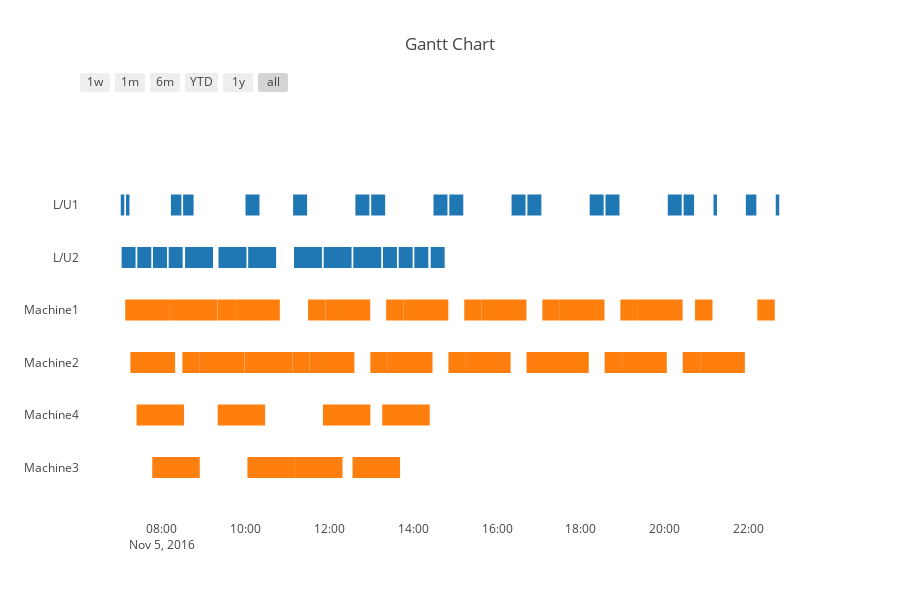

The notebook cell this image was saved under:
### Code cell
simstat["Task"] = simstat["StationGroup"] + simstat["StationNum"].apply(str)
simstat["Start"] = simstat["StartUTC"]
simstat["Finish"] = simstat["EndUTC"]
plotly.offline.iplot(ff.create_gantt(simstat, index_col="StationGroup", group_tasks=True))

### Figure 1 — Plotly figure (JSON) as saved in the notebook; plotly's stock layout.template omitted (floating-point values rounded to 4 significant figures)
{"data": [{"marker": {"color": "white"}, "name": "", "x": ["2016-11-05 07:01:14", "2016-11-05 07:06:14"], "y": [5, 5]}, {"marker": {"color": "white"}, "name": "", "x": ["2016-11-05 07:02:28", "2016-11-05 07:22:28"], "y": [4, 4]}, {"marker": {"color": "white"}, "name": "", "x": ["2016-11-05 07:07:38", "2016-11-05 08:11:38"], "y": [3, 3]}, {"marker": {"color": "white"}, "name": "", "x": ["2016-11-05 07:08:42", "2016-11-05 07:13:42"], "y": [5, 5]}, {"marker": {"color": "white"}, "name": "", "x": ["2016-11-05 07:15:06", "2016-11-05 08:19:06"], "y": [2, 2]}, {"marker": {"color": "white"}, "name": "", "x": ["2016-11-05 07:23:52", "2016-11-05 08:31:52"], "y": [1, 1]}, {"marker": {"color": "white"}, "name": "", "x": ["2016-11-05 07:24:56", "2016-11-05 07:44:56"], "y": [4, 4]}, {"marker": {"color": "white"}, "name": "", "x": ["2016-11-05 07:46:20", "2016-11-05 08:54:20"], "y": [0, 0]}, {"marker": {"color": "white"}, "name": "", "x": ["2016-11-05 07:47:24", "2016-11-05 08:07:24"], "y": [4, 4]}, {"marker": {"color": "white"}, "name": "", "x": ["2016-11-05 08:09:52", "2016-11-05 08:29:52"], "y": [4, 4]}, {"marker": {"color": "white"}, "name": "", "x": ["2016-11-05 08:11:48", "2016-11-05 09:19:48"], "y": [3, 3]}, {"marker": {"color": "white"}, "name": "", "x": ["2016-11-05 08:13:02", "2016-11-05 08:28:02"], "y": [5, 5]}, {"marker": {"color": "white"}, "name": "", "x": ["2016-11-05 08:29:26", "2016-11-05 08:54:26"], "y": [2, 2]}, {"marker": {"color": "white"}, "name": "", "x": ["2016-11-05 08:30:30", "2016-11-05 08:45:30"], "y": [5, 5]}, {"marker": {"color": "white"}, "name": "", "x": ["2016-11-05 08:33:16", "2016-11-05 09:13:16"], "y": [4, 4]}, {"marker": {"color": "white"}, "name": "", "x": ["2016-11-05 08:54:26", "2016-11-05 09:58:26"], "y": [2, 2]}, {"marker": {"color": "white"}, "name": "", "x": ["2016-11-05 09:19:58", "2016-11-05 09:44:58"], "y": [3, 3]}, {"marker": {"color": "white"}, "name": "", "x": ["2016-11-05 09:19:58", "2016-11-05 10:27:58"], "y": [1, 1]}, {"marker": {"color": "white"}, "name": "", "x": ["2016-11-05 09:21:12", "2016-11-05 10:01:12"], "y": [4, 4]}, {"marker": {"color": "white"}, "name": "", "x": ["2016-11-05 09:44:58", "2016-11-05 10:48:58"], "y": [3, 3]}, {"marker": {"color": "white"}, "name": "", "x": ["2016-11-05 09:58:36", "2016-11-05 11:06:36"], "y": [2, 2]}, {"marker": {"color": "white"}, "name": "", "x": ["2016-11-05 09:59:50", "2016-11-05 10:19:50"], "y": [5, 5]}, {"marker": {"color": "white"}, "name": "", "x": ["2016-11-05 10:02:36", "2016-11-05 11:10:36"], "y": [0, 0]}, {"marker": {"color": "white"}, "name": "", "x": ["2016-11-05 10:03:40", "2016-11-05 10:43:40"], "y": [4, 4]}, {"marker": {"color": "white"}, "name": "", "x": ["2016-11-05 11:06:46", "2016-11-05 11:31:46"], "y": [2, 2]}, {"marker": {"color": "white"}, "name": "", "x": ["2016-11-05 11:08:00", "2016-11-05 11:28:00"], "y": [5, 5]}, {"marker": {"color": "white"}, "name": "", "x": ["2016-11-05 11:09:14", "2016-11-05 11:49:14"], "y": [4, 4]}, {"marker": {"color": "white"}, "name": "", "x": ["2016-11-05 11:10:46", "2016-11-05 12:18:46"], "y": [0, 0]}, {"marker": {"color": "white"}, "name": "", "x": ["2016-11-05 11:29:24", "2016-11-05 11:54:24"], "y": [3, 3]}, {"marker": {"color": "white"}, "name": "", "x": ["2016-11-05 11:31:46", "2016-11-05 12:35:46"], "y": [2, 2]}, {"marker": {"color": "white"}, "name": "", "x": ["2016-11-05 11:50:38", "2016-11-05 12:58:38"], "y": [1, 1]}, {"marker": {"color": "white"}, "name": "", "x": ["2016-11-05 11:51:42", "2016-11-05 12:31:42"], "y": [4, 4]}, {"marker": {"color": "white"}, "name": "", "x": ["2016-11-05 11:54:24", "2016-11-05 12:58:24"], "y": [3, 3]}, {"marker": {"color": "white"}, "name": "", "x": ["2016-11-05 12:33:06", "2016-11-05 13:41:06"], "y": [0, 0]}, {"marker": {"color": "white"}, "name": "", "x": ["2016-11-05 12:34:10", "2016-11-05 13:14:10"], "y": [4, 4]}, {"marker": {"color": "white"}, "name": "", "x": ["2016-11-05 12:37:10", "2016-11-05 12:57:10"], "y": [5, 5]}, {"marker": {"color": "white"}, "name": "", "x": ["2016-11-05 12:58:34", "2016-11-05 13:23:34"], "y": [2, 2]}, {"marker": {"color": "white"}, "name": "", "x": ["2016-11-05 12:59:48", "2016-11-05 13:19:48"], "y": [5, 5]}, {"marker": {"color": "white"}, "name": "", "x": ["2016-11-05 13:15:34", "2016-11-05 14:23:34"], "y": [1, 1]}, {"marker": {"color": "white"}, "name": "", "x": ["2016-11-05 13:16:38", "2016-11-05 13:36:38"], "y": [4, 4]}, {"marker": {"color": "white"}, "name": "", "x": ["2016-11-05 13:21:12", "2016-11-05 13:46:12"], "y": [3, 3]}, {"marker": {"color": "white"}, "name": "", "x": ["2016-11-05 13:23:34", "2016-11-05 14:27:34"], "y": [2, 2]}, {"marker": {"color": "white"}, "name": "", "x": ["2016-11-05 13:39:06", "2016-11-05 13:59:06"], "y": [4, 4]}, {"marker": {"color": "white"}, "name": "", "x": ["2016-11-05 13:46:12", "2016-11-05 14:50:12"], "y": [3, 3]}, {"marker": {"color": "white"}, "name": "", "x": ["2016-11-05 14:01:34", "2016-11-05 14:21:34"], "y": [4, 4]}, {"marker": {"color": "white"}, "name": "", "x": ["2016-11-05 14:24:58", "2016-11-05 14:44:58"], "y": [4, 4]}, {"marker": {"color": "white"}, "name": "", "x": ["2016-11-05 14:28:58", "2016-11-05 14:48:58"], "y": [5, 5]}, {"marker": {"color": "white"}, "name": "", "x": ["2016-11-05 14:50:22", "2016-11-05 15:15:22"], "y": [2, 2]}, {"marker": {"color": "white"}, "name": "", "x": ["2016-11-05 14:51:36", "2016-11-05 15:11:36"], "y": [5, 5]}, {"marker": {"color": "white"}, "name": "", "x": ["2016-11-05 15:13:00", "2016-11-05 15:38:00"], "y": [3, 3]}, {"marker": {"color": "white"}, "name": "", "x": ["2016-11-05 15:15:22", "2016-11-05 16:19:22"], "y": [2, 2]}, {"marker": {"color": "white"}, "name": "", "x": ["2016-11-05 15:38:00", "2016-11-05 16:42:00"], "y": [3, 3]}, {"marker": {"color": "white"}, "name": "", "x": ["2016-11-05 16:20:46", "2016-11-05 16:40:46"], "y": [5, 5]}, {"marker": {"color": "white"}, "name": "", "x": ["2016-11-05 16:42:10", "2016-11-05 17:07:10"], "y": [2, 2]}, {"marker": {"color": "white"}, "name": "", "x": ["2016-11-05 16:43:24", "2016-11-05 17:03:24"], "y": [5, 5]}, {"marker": {"color": "white"}, "name": "", "x": ["2016-11-05 17:04:48", "2016-11-05 17:29:48"], "y": [3, 3]}, {"marker": {"color": "white"}, "name": "", "x": ["2016-11-05 17:07:10", "2016-11-05 18:11:10"], "y": [2, 2]}, {"marker": {"color": "white"}, "name": "", "x": ["2016-11-05 17:29:48", "2016-11-05 18:33:48"], "y": [3, 3]}, {"marker": {"color": "white"}, "name": "", "x": ["2016-11-05 18:12:34", "2016-11-05 18:32:34"], "y": [5, 5]}, {"marker": {"color": "white"}, "name": "", "x": ["2016-11-05 18:33:58", "2016-11-05 18:58:58"], "y": [2, 2]}, {"marker": {"color": "white"}, "name": "", "x": ["2016-11-05 18:35:12", "2016-11-05 18:55:12"], "y": [5, 5]}, {"marker": {"color": "white"}, "name": "", "x": ["2016-11-05 18:56:36", "2016-11-05 19:21:36"], "y": [3, 3]}, {"marker": {"color": "white"}, "name": "", "x": ["2016-11-05 18:58:58", "2016-11-05 20:02:58"], "y": [2, 2]}, {"marker": {"color": "white"}, "name": "", "x": ["2016-11-05 19:21:36", "2016-11-05 20:25:36"], "y": [3, 3]}, {"marker": {"color": "white"}, "name": "", "x": ["2016-11-05 20:04:22", "2016-11-05 20:24:22"], "y": [5, 5]}, {"marker": {"color": "white"}, "name": "", "x": ["2016-11-05 20:25:46", "2016-11-05 20:50:46"], "y": [2, 2]}, {"marker": {"color": "white"}, "name": "", "x": ["2016-11-05 20:27:00", "2016-11-05 20:42:00"], "y": [5, 5]}, {"marker": {"color": "white"}, "name": "", "x": ["2016-11-05 20:43:24", "2016-11-05 21:08:24"], "y": [3, 3]}, {"marker": {"color": "white"}, "name": "", "x": ["2016-11-05 20:50:46", "2016-11-05 21:54:46"], "y": [2, 2]}, {"marker": {"color": "white"}, "name": "", "x": ["2016-11-05 21:09:48", "2016-11-05 21:14:48"], "y": [5, 5]}, {"marker": {"color": "white"}, "name": "", "x": ["2016-11-05 21:56:10", "2016-11-05 22:11:10"], "y": [5, 5]}, {"marker": {"color": "white"}, "name": "", "x": ["2016-11-05 22:12:34", "2016-11-05 22:37:34"], "y": [3, 3]}, {"marker": {"color": "white"}, "name": "", "x": ["2016-11-05 22:38:58", "2016-11-05 22:43:58"], "y": [5, 5]}], "layout": {"height": 600, "hovermode": "closest", "shapes": [{"fillcolor": "rgb(31, 119, 180)", "line": {"width": 0}, "opacity": 1, "type": "rect", "x0": "2016-11-05 07:01:14", "x1": "2016-11-05 07:06:14", "xref": "x", "y0": 4.8, "y1": 5.2, "yref": "y"}, {"fillcolor": "rgb(31, 119, 180)", "line": {"width": 0}, "opacity": 1, "type": "rect", "x0": "2016-11-05 07:02:28", "x1": "2016-11-05 07:22:28", "xref": "x", "y0": 3.8, "y1": 4.2, "yref": "y"}, {"fillcolor": "rgb(255, 127, 14)", "line": {"width": 0}, "opacity": 1, "type": "rect", "x0": "2016-11-05 07:07:38", "x1": "2016-11-05 08:11:38", "xref": "x", "y0": 2.8, "y1": 3.2, "yref": "y"}, {"fillcolor": "rgb(31, 119, 180)", "line": {"width": 0}, "opacity": 1, "type": "rect", "x0": "2016-11-05 07:08:42", "x1": "2016-11-05 07:13:42", "xref": "x", "y0": 4.8, "y1": 5.2, "yref": "y"}, {"fillcolor": "rgb(255, 127, 14)", "line": {"width": 0}, "opacity": 1, "type": "rect", "x0": "2016-11-05 07:15:06", "x1": "2016-11-05 08:19:06", "xref": "x", "y0": 1.8, "y1": 2.2, "yref": "y"}, {"fillcolor": "rgb(255, 127, 14)", "line": {"width": 0}, "opacity": 1, "type": "rect", "x0": "2016-11-05 07:23:52", "x1": "2016-11-05 08:31:52", "xref": "x", "y0": 0.8, "y1": 1.2, "yref": "y"}, {"fillcolor": "rgb(31, 119, 180)", "line": {"width": 0}, "opacity": 1, "type": "rect", "x0": "2016-11-05 07:24:56", "x1": "2016-11-05 07:44:56", "xref": "x", "y0": 3.8, "y1": 4.2, "yref": "y"}, {"fillcolor": "rgb(255, 127, 14)", "line": {"width": 0}, "opacity": 1, "type": "rect", "x0": "2016-11-05 07:46:20", "x1": "2016-11-05 08:54:20", "xref": "x", "y0": -0.2, "y1": 0.2, "yref": "y"}, {"fillcolor": "rgb(31, 119, 180)", "line": {"width": 0}, "opacity": 1, "type": "rect", "x0": "2016-11-05 07:47:24", "x1": "2016-11-05 08:07:24", "xref": "x", "y0": 3.8, "y1": 4.2, "yref": "y"}, {"fillcolor": "rgb(31, 119, 180)", "line": {"width": 0}, "opacity": 1, "type": "rect", "x0": "2016-11-05 08:09:52", "x1": "2016-11-05 08:29:52", "xref": "x", "y0": 3.8, "y1": 4.2, "yref": "y"}, {"fillcolor": "rgb(255, 127, 14)", "line": {"width": 0}, "opacity": 1, "type": "rect", "x0": "2016-11-05 08:11:48", "x1": "2016-11-05 09:19:48", "xref": "x", "y0": 2.8, "y1": 3.2, "yref": "y"}, {"fillcolor": "rgb(31, 119, 180)", "line": {"width": 0}, "opacity": 1, "type": "rect", "x0": "2016-11-05 08:13:02", "x1": "2016-11-05 08:28:02", "xref": "x", "y0": 4.8, "y1": 5.2, "yref": "y"}, {"fillcolor": "rgb(255, 127, 14)", "line": {"width": 0}, "opacity": 1, "type": "rect", "x0": "2016-11-05 08:29:26", "x1": "2016-11-05 08:54:26", "xref": "x", "y0": 1.8, "y1": 2.2, "yref": "y"}, {"fillcolor": "rgb(31, 119, 180)", "line": {"width": 0}, "opacity": 1, "type": "rect", "x0": "2016-11-05 08:30:30", "x1": "2016-11-05 08:45:30", "xref": "x", "y0": 4.8, "y1": 5.2, "yref": "y"}, {"fillcolor": "rgb(31, 119, 180)", "line": {"width": 0}, "opacity": 1, "type": "rect", "x0": "2016-11-05 08:33:16", "x1": "2016-11-05 09:13:16", "xref": "x", "y0": 3.8, "y1": 4.2, "yref": "y"}, {"fillcolor": "rgb(255, 127, 14)", "line": {"width": 0}, "opacity": 1, "type": "rect", "x0": "2016-11-05 08:54:26", "x1": "2016-11-05 09:58:26", "xref": "x", "y0": 1.8, "y1": 2.2, "yref": "y"}, {"fillcolor": "rgb(255, 127, 14)", "line": {"width": 0}, "opacity": 1, "type": "rect", "x0": "2016-11-05 09:19:58", "x1": "2016-11-05 09:44:58", "xref": "x", "y0": 2.8, "y1": 3.2, "yref": "y"}, {"fillcolor": "rgb(255, 127, 14)", "line": {"width": 0}, "opacity": 1, "type": "rect", "x0": "2016-11-05 09:19:58", "x1": "2016-11-05 10:27:58", "xref": "x", "y0": 0.8, "y1": 1.2, "yref": "y"}, {"fillcolor": "rgb(31, 119, 180)", "line": {"width": 0}, "opacity": 1, "type": "rect", "x0": "2016-11-05 09:21:12", "x1": "2016-11-05 10:01:12", "xref": "x", "y0": 3.8, "y1": 4.2, "yref": "y"}, {"fillcolor": "rgb(255, 127, 14)", "line": {"width": 0}, "opacity": 1, "type": "rect", "x0": "2016-11-05 09:44:58", "x1": "2016-11-05 10:48:58", "xref": "x", "y0": 2.8, "y1": 3.2, "yref": "y"}, {"fillcolor": "rgb(255, 127, 14)", "line": {"width": 0}, "opacity": 1, "type": "rect", "x0": "2016-11-05 09:58:36", "x1": "2016-11-05 11:06:36", "xref": "x", "y0": 1.8, "y1": 2.2, "yref": "y"}, {"fillcolor": "rgb(31, 119, 180)", "line": {"width": 0}, "opacity": 1, "type": "rect", "x0": "2016-11-05 09:59:50", "x1": "2016-11-05 10:19:50", "xref": "x", "y0": 4.8, "y1": 5.2, "yref": "y"}, {"fillcolor": "rgb(255, 127, 14)", "line": {"width": 0}, "opacity": 1, "type": "rect", "x0": "2016-11-05 10:02:36", "x1": "2016-11-05 11:10:36", "xref": "x", "y0": -0.2, "y1": 0.2, "yref": "y"}, {"fillcolor": "rgb(31, 119, 180)", "line": {"width": 0}, "opacity": 1, "type": "rect", "x0": "2016-11-05 10:03:40", "x1": "2016-11-05 10:43:40", "xref": "x", "y0": 3.8, "y1": 4.2, "yref": "y"}, {"fillcolor": "rgb(255, 127, 14)", "line": {"width": 0}, "opacity": 1, "type": "rect", "x0": "2016-11-05 11:06:46", "x1": "2016-11-05 11:31:46", "xref": "x", "y0": 1.8, "y1": 2.2, "yref": "y"}, {"fillcolor": "rgb(31, 119, 180)", "line": {"width": 0}, "opacity": 1, "type": "rect", "x0": "2016-11-05 11:08:00", "x1": "2016-11-05 11:28:00", "xref": "x", "y0": 4.8, "y1": 5.2, "yref": "y"}, {"fillcolor": "rgb(31, 119, 180)", "line": {"width": 0}, "opacity": 1, "type": "rect", "x0": "2016-11-05 11:09:14", "x1": "2016-11-05 11:49:14", "xref": "x", "y0": 3.8, "y1": 4.2, "yref": "y"}, {"fillcolor": "rgb(255, 127, 14)", "line": {"width": 0}, "opacity": 1, "type": "rect", "x0": "2016-11-05 11:10:46", "x1": "2016-11-05 12:18:46", "xref": "x", "y0": -0.2, "y1": 0.2, "yref": "y"}, {"fillcolor": "rgb(255, 127, 14)", "line": {"width": 0}, "opacity": 1, "type": "rect", "x0": "2016-11-05 11:29:24", "x1": "2016-11-05 11:54:24", "xref": "x", "y0": 2.8, "y1": 3.2, "yref": "y"}, {"fillcolor": "rgb(255, 127, 14)", "line": {"width": 0}, "opacity": 1, "type": "rect", "x0": "2016-11-05 11:31:46", "x1": "2016-11-05 12:35:46", "xref": "x", "y0": 1.8, "y1": 2.2, "yref": "y"}, {"fillcolor": "rgb(255, 127, 14)", "line": {"width": 0}, "opacity": 1, "type": "rect", "x0": "2016-11-05 11:50:38", "x1": "2016-11-05 12:58:38", "xref": "x", "y0": 0.8, "y1": 1.2, "yref": "y"}, {"fillcolor": "rgb(31, 119, 180)", "line": {"width": 0}, "opacity": 1, "type": "rect", "x0": "2016-11-05 11:51:42", "x1": "2016-11-05 12:31:42", "xref": "x", "y0": 3.8, "y1": 4.2, "yref": "y"}, {"fillcolor": "rgb(255, 127, 14)", "line": {"width": 0}, "opacity": 1, "type": "rect", "x0": "2016-11-05 11:54:24", "x1": "2016-11-05 12:58:24", "xref": "x", "y0": 2.8, "y1": 3.2, "yref": "y"}, {"fillcolor": "rgb(255, 127, 14)", "line": {"width": 0}, "opacity": 1, "type": "rect", "x0": "2016-11-05 12:33:06", "x1": "2016-11-05 13:41:06", "xref": "x", "y0": -0.2, "y1": 0.2, "yref": "y"}, {"fillcolor": "rgb(31, 119, 180)", "line": {"width": 0}, "opacity": 1, "type": "rect", "x0": "2016-11-05 12:34:10", "x1": "2016-11-05 13:14:10", "xref": "x", "y0": 3.8, "y1": 4.2, "yref": "y"}, {"fillcolor": "rgb(31, 119, 180)", "line": {"width": 0}, "opacity": 1, "type": "rect", "x0": "2016-11-05 12:37:10", "x1": "2016-11-05 12:57:10", "xref": "x", "y0": 4.8, "y1": 5.2, "yref": "y"}, {"fillcolor": "rgb(255, 127, 14)", "line": {"width": 0}, "opacity": 1, "type": "rect", "x0": "2016-11-05 12:58:34", "x1": "2016-11-05 13:23:34", "xref": "x", "y0": 1.8, "y1": 2.2, "yref": "y"}, {"fillcolor": "rgb(31, 119, 180)", "line": {"width": 0}, "opacity": 1, "type": "rect", "x0": "2016-11-05 12:59:48", "x1": "2016-11-05 13:19:48", "xref": "x", "y0": 4.8, "y1": 5.2, "yref": "y"}, {"fillcolor": "rgb(255, 127, 14)", "line": {"width": 0}, "opacity": 1, "type": "rect", "x0": "2016-11-05 13:15:34", "x1": "2016-11-05 14:23:34", "xref": "x", "y0": 0.8, "y1": 1.2, "yref": "y"}, {"fillcolor": "rgb(31, 119, 180)", "line": {"width": 0}, "opacity": 1, "type": "rect", "x0": "2016-11-05 13:16:38", "x1": "2016-11-05 13:36:38", "xref": "x", "y0": 3.8, "y1": 4.2, "yref": "y"}, {"fillcolor": "rgb(255, 127, 14)", "line": {"width": 0}, "opacity": 1, "type": "rect", "x0": "2016-11-05 13:21:12", "x1": "2016-11-05 13:46:12", "xref": "x", "y0": 2.8, "y1": 3.2, "yref": "y"}, {"fillcolor": "rgb(255, 127, 14)", "line": {"width": 0}, "opacity": 1, "type": "rect", "x0": "2016-11-05 13:23:34", "x1": "2016-11-05 14:27:34", "xref": "x", "y0": 1.8, "y1": 2.2, "yref": "y"}, {"fillcolor": "rgb(31, 119, 180)", "line": {"width": 0}, "opacity": 1, "type": "rect", "x0": "2016-11-05 13:39:06", "x1": "2016-11-05 13:59:06", "xref": "x", "y0": 3.8, "y1": 4.2, "yref": "y"}, {"fillcolor": "rgb(255, 127, 14)", "line": {"width": 0}, "opacity": 1, "type": "rect", "x0": "2016-11-05 13:46:12", "x1": "2016-11-05 14:50:12", "xref": "x", "y0": 2.8, "y1": 3.2, "yref": "y"}, {"fillcolor": "rgb(31, 119, 180)", "line": {"width": 0}, "opacity": 1, "type": "rect", "x0": "2016-11-05 14:01:34", "x1": "2016-11-05 14:21:34", "xref": "x", "y0": 3.8, "y1": 4.2, "yref": "y"}, {"fillcolor": "rgb(31, 119, 180)", "line": {"width": 0}, "opacity": 1, "type": "rect", "x0": "2016-11-05 14:24:58", "x1": "2016-11-05 14:44:58", "xref": "x", "y0": 3.8, "y1": 4.2, "yref": "y"}, {"fillcolor": "rgb(31, 119, 180)", "line": {"width": 0}, "opacity": 1, "type": "rect", "x0": "2016-11-05 14:28:58", "x1": "2016-11-05 14:48:58", "xref": "x", "y0": 4.8, "y1": 5.2, "yref": "y"}, {"fillcolor": "rgb(255, 127, 14)", "line": {"width": 0}, "opacity": 1, "type": "rect", "x0": "2016-11-05 14:50:22", "x1": "2016-11-05 15:15:22", "xref": "x", "y0": 1.8, "y1": 2.2, "yref": "y"}, {"fillcolor": "rgb(31, 119, 180)", "line": {"width": 0}, "opacity": 1, "type": "rect", "x0": "2016-11-05 14:51:36", "x1": "2016-11-05 15:11:36", "xref": "x", "y0": 4.8, "y1": 5.2, "yref": "y"}, {"fillcolor": "rgb(255, 127, 14)", "line": {"width": 0}, "opacity": 1, "type": "rect", "x0": "2016-11-05 15:13:00", "x1": "2016-11-05 15:38:00", "xref": "x", "y0": 2.8, "y1": 3.2, "yref": "y"}, {"fillcolor": "rgb(255, 127, 14)", "line": {"width": 0}, "opacity": 1, "type": "rect", "x0": "2016-11-05 15:15:22", "x1": "2016-11-05 16:19:22", "xref": "x", "y0": 1.8, "y1": 2.2, "yref": "y"}, {"fillcolor": "rgb(255, 127, 14)", "line": {"width": 0}, "opacity": 1, "type": "rect", "x0": "2016-11-05 15:38:00", "x1": "2016-11-05 16:42:00", "xref": "x", "y0": 2.8, "y1": 3.2, "yref": "y"}, {"fillcolor": "rgb(31, 119, 180)", "line": {"width": 0}, "opacity": 1, "type": "rect", "x0": "2016-11-05 16:20:46", "x1": "2016-11-05 16:40:46", "xref": "x", "y0": 4.8, "y1": 5.2, "yref": "y"}, {"fillcolor": "rgb(255, 127, 14)", "line": {"width": 0}, "opacity": 1, "type": "rect", "x0": "2016-11-05 16:42:10", "x1": "2016-11-05 17:07:10", "xref": "x", "y0": 1.8, "y1": 2.2, "yref": "y"}, {"fillcolor": "rgb(31, 119, 180)", "line": {"width": 0}, "opacity": 1, "type": "rect", "x0": "2016-11-05 16:43:24", "x1": "2016-11-05 17:03:24", "xref": "x", "y0": 4.8, "y1": 5.2, "yref": "y"}, {"fillcolor": "rgb(255, 127, 14)", "line": {"width": 0}, "opacity": 1, "type": "rect", "x0": "2016-11-05 17:04:48", "x1": "2016-11-05 17:29:48", "xref": "x", "y0": 2.8, "y1": 3.2, "yref": "y"}, {"fillcolor": "rgb(255, 127, 14)", "line": {"width": 0}, "opacity": 1, "type": "rect", "x0": "2016-11-05 17:07:10", "x1": "2016-11-05 18:11:10", "xref": "x", "y0": 1.8, "y1": 2.2, "yref": "y"}, {"fillcolor": "rgb(255, 127, 14)", "line": {"width": 0}, "opacity": 1, "type": "rect", "x0": "2016-11-05 17:29:48", "x1": "2016-11-05 18:33:48", "xref": "x", "y0": 2.8, "y1": 3.2, "yref": "y"}, {"fillcolor": "rgb(31, 119, 180)", "line": {"width": 0}, "opacity": 1, "type": "rect", "x0": "2016-11-05 18:12:34", "x1": "2016-11-05 18:32:34", "xref": "x", "y0": 4.8, "y1": 5.2, "yref": "y"}, {"fillcolor": "rgb(255, 127, 14)", "line": {"width": 0}, "opacity": 1, "type": "rect", "x0": "2016-11-05 18:33:58", "x1": "2016-11-05 18:58:58", "xref": "x", "y0": 1.8, "y1": 2.2, "yref": "y"}, {"fillcolor": "rgb(31, 119, 180)", "line": {"width": 0}, "opacity": 1, "type": "rect", "x0": "2016-11-05 18:35:12", "x1": "2016-11-05 18:55:12", "xref": "x", "y0": 4.8, "y1": 5.2, "yref": "y"}, {"fillcolor": "rgb(255, 127, 14)", "line": {"width": 0}, "opacity": 1, "type": "rect", "x0": "2016-11-05 18:56:36", "x1": "2016-11-05 19:21:36", "xref": "x", "y0": 2.8, "y1": 3.2, "yref": "y"}, {"fillcolor": "rgb(255, 127, 14)", "line": {"width": 0}, "opacity": 1, "type": "rect", "x0": "2016-11-05 18:58:58", "x1": "2016-11-05 20:02:58", "xref": "x", "y0": 1.8, "y1": 2.2, "yref": "y"}, {"fillcolor": "rgb(255, 127, 14)", "line": {"width": 0}, "opacity": 1, "type": "rect", "x0": "2016-11-05 19:21:36", "x1": "2016-11-05 20:25:36", "xref": "x", "y0": 2.8, "y1": 3.2, "yref": "y"}, {"fillcolor": "rgb(31, 119, 180)", "line": {"width": 0}, "opacity": 1, "type": "rect", "x0": "2016-11-05 20:04:22", "x1": "2016-11-05 20:24:22", "xref": "x", "y0": 4.8, "y1": 5.2, "yref": "y"}, {"fillcolor": "rgb(255, 127, 14)", "line": {"width": 0}, "opacity": 1, "type": "rect", "x0": "2016-11-05 20:25:46", "x1": "2016-11-05 20:50:46", "xref": "x", "y0": 1.8, "y1": 2.2, "yref": "y"}, {"fillcolor": "rgb(31, 119, 180)", "line": {"width": 0}, "opacity": 1, "type": "rect", "x0": "2016-11-05 20:27:00", "x1": "2016-11-05 20:42:00", "xref": "x", "y0": 4.8, "y1": 5.2, "yref": "y"}, {"fillcolor": "rgb(255, 127, 14)", "line": {"width": 0}, "opacity": 1, "type": "rect", "x0": "2016-11-05 20:43:24", "x1": "2016-11-05 21:08:24", "xref": "x", "y0": 2.8, "y1": 3.2, "yref": "y"}, {"fillcolor": "rgb(255, 127, 14)", "line": {"width": 0}, "opacity": 1, "type": "rect", "x0": "2016-11-05 20:50:46", "x1": "2016-11-05 21:54:46", "xref": "x", "y0": 1.8, "y1": 2.2, "yref": "y"}, {"fillcolor": "rgb(31, 119, 180)", "line": {"width": 0}, "opacity": 1, "type": "rect", "x0": "2016-11-05 21:09:48", "x1": "2016-11-05 21:14:48", "xref": "x", "y0": 4.8, "y1": 5.2, "yref": "y"}, {"fillcolor": "rgb(31, 119, 180)", "line": {"width": 0}, "opacity": 1, "type": "rect", "x0": "2016-11-05 21:56:10", "x1": "2016-11-05 22:11:10", "xref": "x", "y0": 4.8, "y1": 5.2, "yref": "y"}, {"fillcolor": "rgb(255, 127, 14)", "line": {"width": 0}, "opacity": 1, "type": "rect", "x0": "2016-11-05 22:12:34", "x1": "2016-11-05 22:37:34", "xref": "x", "y0": 2.8, "y1": 3.2, "yref": "y"}, {"fillcolor": "rgb(31, 119, 180)", "line": {"width": 0}, "opacity": 1, "type": "rect", "x0": "2016-11-05 22:38:58", "x1": "2016-11-05 22:43:58", "xref": "x", "y0": 4.8, "y1": 5.2, "yref": "y"}], "showlegend": false, "title": "Gantt Chart", "width": 900, "xaxis": {"rangeselector": {"buttons": [{"count": 7, "label": "1w", "step": "day", "stepmode": "backward"}, {"count": 1, "label": "1m", "step": "month", "stepmode": "backward"}, {"count": 6, "label": "6m", "step": "month", "stepmode": "backward"}, {"count": 1, "label": "YTD", "step": "year", "stepmode": "todate"}, {"count": 1, "label": "1y", "step": "year", "stepmode": "backward"}, {"step": "all"}]}, "showgrid": false, "type": "date", "zeroline": false}, "yaxis": {"autorange": false, "range": [-1, 7], "showgrid": false, "ticktext": ["Machine3", "Machine4", "Machine2", "Machine1", "L/U2", "L/U1"], "tickvals": [0, 1, 2, 3, 4, 5], "zeroline": false}}}
